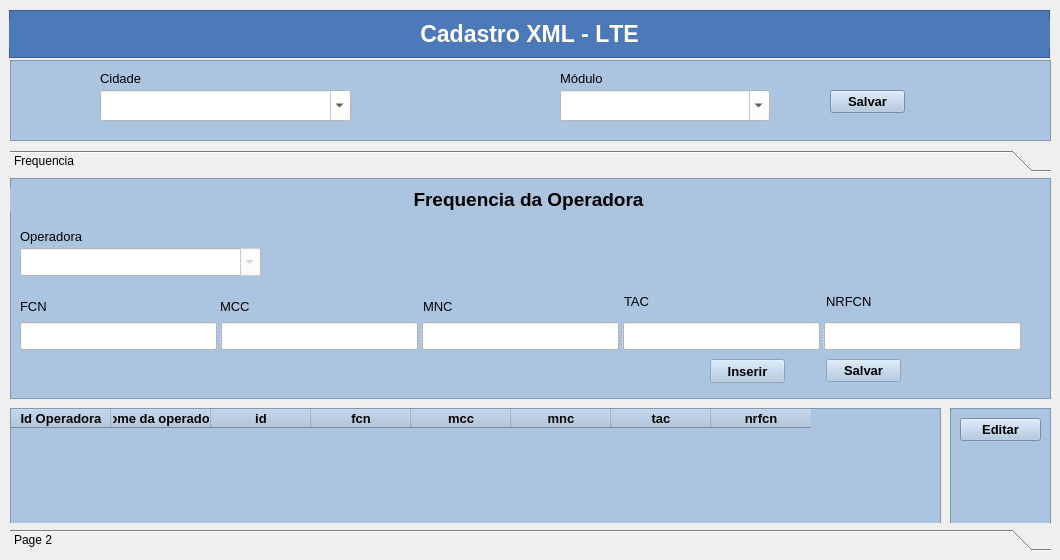
<?xml version="1.0" encoding="UTF-8"?>
<ui version="4.0">
 <class>MainWindow</class>
 <widget class="QMainWindow" name="MainWindow">
  <property name="geometry">
   <rect>
    <x>0</x>
    <y>0</y>
    <width>1060</width>
    <height>560</height>
   </rect>
  </property>
  <property name="windowTitle">
   <string>MainWindow</string>
  </property>
  <widget class="QWidget" name="centralwidget">
   <widget class="QFrame" name="frame_cid_mod">
    <property name="geometry">
     <rect>
      <x>10</x>
      <y>60</y>
      <width>1041</width>
      <height>81</height>
     </rect>
    </property>
    <property name="styleSheet">
     <string notr="true">background-color: rgb(171, 196, 223);</string>
    </property>
    <property name="frameShape">
     <enum>QFrame::StyledPanel</enum>
    </property>
    <property name="frameShadow">
     <enum>QFrame::Raised</enum>
    </property>
    <widget class="QPushButton" name="btn_salvar_mod">
     <property name="geometry">
      <rect>
       <x>820</x>
       <y>30</y>
       <width>75</width>
       <height>23</height>
      </rect>
     </property>
     <property name="font">
      <font>
       <pointsize>10</pointsize>
       <weight>75</weight>
       <bold>true</bold>
      </font>
     </property>
     <property name="text">
      <string>Salvar</string>
     </property>
    </widget>
    <widget class="QLabel" name="label_cidade_2">
     <property name="enabled">
      <bool>true</bool>
     </property>
     <property name="geometry">
      <rect>
       <x>90</x>
       <y>10</y>
       <width>58</width>
       <height>16</height>
      </rect>
     </property>
     <property name="font">
      <font>
       <pointsize>10</pointsize>
       <weight>50</weight>
       <bold>false</bold>
      </font>
     </property>
     <property name="text">
      <string>Cidade</string>
     </property>
     <property name="alignment">
      <set>Qt::AlignLeading|Qt::AlignLeft|Qt::AlignVCenter</set>
     </property>
    </widget>
    <widget class="QLabel" name="label_12">
     <property name="geometry">
      <rect>
       <x>550</x>
       <y>10</y>
       <width>78</width>
       <height>16</height>
      </rect>
     </property>
     <property name="font">
      <font>
       <pointsize>10</pointsize>
       <weight>50</weight>
       <bold>false</bold>
      </font>
     </property>
     <property name="text">
      <string>Módulo</string>
     </property>
     <property name="alignment">
      <set>Qt::AlignLeading|Qt::AlignLeft|Qt::AlignVCenter</set>
     </property>
    </widget>
    <widget class="QComboBox" name="cbo_cidade">
     <property name="geometry">
      <rect>
       <x>90</x>
       <y>30</y>
       <width>251</width>
       <height>31</height>
      </rect>
     </property>
     <property name="styleSheet">
      <string notr="true">background-color: rgb(255, 255, 255);</string>
     </property>
     <property name="editable">
      <bool>true</bool>
     </property>
     <item>
      <property name="text">
       <string/>
      </property>
     </item>
     <item>
      <property name="text">
       <string>São Paulo</string>
      </property>
     </item>
     <item>
      <property name="text">
       <string>Campinas</string>
      </property>
     </item>
    </widget>
    <widget class="QComboBox" name="cbo_modulo">
     <property name="geometry">
      <rect>
       <x>550</x>
       <y>30</y>
       <width>210</width>
       <height>31</height>
      </rect>
     </property>
     <property name="styleSheet">
      <string notr="true">background-color: rgb(255, 255, 255);</string>
     </property>
     <property name="editable">
      <bool>true</bool>
     </property>
     <item>
      <property name="text">
       <string/>
      </property>
     </item>
     <item>
      <property name="text">
       <string>Módulo B1</string>
      </property>
     </item>
     <item>
      <property name="text">
       <string>Módulo B3</string>
      </property>
     </item>
     <item>
      <property name="text">
       <string>Módulo B7</string>
      </property>
     </item>
     <item>
      <property name="text">
       <string>Módulo B28</string>
      </property>
     </item>
    </widget>
   </widget>
   <widget class="QFrame" name="frame_desc">
    <property name="geometry">
     <rect>
      <x>9</x>
      <y>10</y>
      <width>1041</width>
      <height>48</height>
     </rect>
    </property>
    <property name="styleSheet">
     <string notr="true">background-color: rgb(76, 121, 183);</string>
    </property>
    <property name="frameShape">
     <enum>QFrame::StyledPanel</enum>
    </property>
    <property name="frameShadow">
     <enum>QFrame::Raised</enum>
    </property>
    <widget class="QLabel" name="text_top">
     <property name="geometry">
      <rect>
       <x>0</x>
       <y>10</y>
       <width>1041</width>
       <height>28</height>
      </rect>
     </property>
     <property name="font">
      <font>
       <pointsize>17</pointsize>
       <weight>75</weight>
       <bold>true</bold>
       <kerning>false</kerning>
      </font>
     </property>
     <property name="styleSheet">
      <string notr="true">color: rgb(255, 255, 255);</string>
     </property>
     <property name="text">
      <string>Cadastro XML - LTE</string>
     </property>
     <property name="textFormat">
      <enum>Qt::AutoText</enum>
     </property>
     <property name="scaledContents">
      <bool>false</bool>
     </property>
     <property name="alignment">
      <set>Qt::AlignCenter</set>
     </property>
    </widget>
   </widget>
   <widget class="QToolBox" name="toolBox">
    <property name="geometry">
     <rect>
      <x>10</x>
      <y>150</y>
      <width>1041</width>
      <height>401</height>
     </rect>
    </property>
    <property name="currentIndex">
     <number>0</number>
    </property>
    <widget class="QWidget" name="frequencia">
     <property name="geometry">
      <rect>
       <x>0</x>
       <y>0</y>
       <width>1041</width>
       <height>347</height>
      </rect>
     </property>
     <attribute name="label">
      <string>Frequencia</string>
     </attribute>
     <widget class="QTableWidget" name="table">
      <property name="geometry">
       <rect>
        <x>0</x>
        <y>230</y>
        <width>931</width>
        <height>121</height>
       </rect>
      </property>
      <property name="font">
       <font>
        <pointsize>10</pointsize>
        <weight>75</weight>
        <bold>true</bold>
       </font>
      </property>
      <property name="styleSheet">
       <string notr="true">background-color: rgb(171, 196, 223);</string>
      </property>
      <property name="gridStyle">
       <enum>Qt::SolidLine</enum>
      </property>
      <property name="sortingEnabled">
       <bool>false</bool>
      </property>
      <property name="wordWrap">
       <bool>true</bool>
      </property>
      <property name="rowCount">
       <number>0</number>
      </property>
      <column>
       <property name="text">
        <string>Id Operadora</string>
       </property>
      </column>
      <column>
       <property name="text">
        <string>Nome da operadora</string>
       </property>
      </column>
      <column>
       <property name="text">
        <string>id</string>
       </property>
      </column>
      <column>
       <property name="text">
        <string>fcn</string>
       </property>
      </column>
      <column>
       <property name="text">
        <string>mcc</string>
       </property>
      </column>
      <column>
       <property name="text">
        <string>mnc</string>
       </property>
      </column>
      <column>
       <property name="text">
        <string>tac</string>
       </property>
      </column>
      <column>
       <property name="text">
        <string>nrfcn</string>
       </property>
      </column>
     </widget>
     <widget class="QFrame" name="frame_3">
      <property name="geometry">
       <rect>
        <x>940</x>
        <y>230</y>
        <width>101</width>
        <height>121</height>
       </rect>
      </property>
      <property name="styleSheet">
       <string notr="true">background-color: rgb(171, 196, 223);</string>
      </property>
      <property name="frameShape">
       <enum>QFrame::StyledPanel</enum>
      </property>
      <property name="frameShadow">
       <enum>QFrame::Raised</enum>
      </property>
      <layout class="QVBoxLayout" name="verticalLayout_4">
       <item>
        <widget class="QPushButton" name="pushButton_3">
         <property name="font">
          <font>
           <pointsize>10</pointsize>
           <weight>75</weight>
           <bold>true</bold>
          </font>
         </property>
         <property name="text">
          <string>Editar</string>
         </property>
        </widget>
       </item>
       <item>
        <spacer name="verticalSpacer">
         <property name="orientation">
          <enum>Qt::Vertical</enum>
         </property>
         <property name="sizeHint" stdset="0">
          <size>
           <width>20</width>
           <height>40</height>
          </size>
         </property>
        </spacer>
       </item>
      </layout>
     </widget>
     <widget class="QFrame" name="frame_freq">
      <property name="enabled">
       <bool>false</bool>
      </property>
      <property name="geometry">
       <rect>
        <x>0</x>
        <y>0</y>
        <width>1041</width>
        <height>221</height>
       </rect>
      </property>
      <property name="styleSheet">
       <string notr="true">background-color: rgb(171, 196, 223);</string>
      </property>
      <property name="frameShape">
       <enum>QFrame::StyledPanel</enum>
      </property>
      <property name="frameShadow">
       <enum>QFrame::Raised</enum>
      </property>
      <widget class="QLabel" name="label_SIB3CELLID">
       <property name="geometry">
        <rect>
         <x>816</x>
         <y>115</y>
         <width>65</width>
         <height>16</height>
        </rect>
       </property>
       <property name="font">
        <font>
         <family>MS Shell Dlg 2</family>
         <pointsize>10</pointsize>
         <weight>9</weight>
         <italic>false</italic>
         <bold>false</bold>
        </font>
       </property>
       <property name="layoutDirection">
        <enum>Qt::LeftToRight</enum>
       </property>
       <property name="styleSheet">
        <string notr="true">font: 75 10pt &quot;MS Shell Dlg 2&quot;;

color: rgb(0, 0, 0);</string>
       </property>
       <property name="text">
        <string>NRFCN</string>
       </property>
       <property name="alignment">
        <set>Qt::AlignLeading|Qt::AlignLeft|Qt::AlignVCenter</set>
       </property>
      </widget>
      <widget class="QLabel" name="label_fcn">
       <property name="geometry">
        <rect>
         <x>10</x>
         <y>120</y>
         <width>161</width>
         <height>16</height>
        </rect>
       </property>
       <property name="font">
        <font>
         <family>MS Shell Dlg 2</family>
         <pointsize>10</pointsize>
         <weight>9</weight>
         <italic>false</italic>
         <bold>false</bold>
        </font>
       </property>
       <property name="layoutDirection">
        <enum>Qt::LeftToRight</enum>
       </property>
       <property name="styleSheet">
        <string notr="true">font: 75 10pt &quot;MS Shell Dlg 2&quot;;

color: rgb(0, 0, 0);</string>
       </property>
       <property name="text">
        <string>FCN</string>
       </property>
       <property name="alignment">
        <set>Qt::AlignLeading|Qt::AlignLeft|Qt::AlignVCenter</set>
       </property>
      </widget>
      <widget class="QLabel" name="label_8">
       <property name="geometry">
        <rect>
         <x>614</x>
         <y>115</y>
         <width>141</width>
         <height>16</height>
        </rect>
       </property>
       <property name="font">
        <font>
         <family>MS Shell Dlg 2</family>
         <pointsize>10</pointsize>
         <weight>9</weight>
         <italic>false</italic>
         <bold>false</bold>
        </font>
       </property>
       <property name="layoutDirection">
        <enum>Qt::LeftToRight</enum>
       </property>
       <property name="styleSheet">
        <string notr="true">font: 75 10pt &quot;MS Shell Dlg 2&quot;;

color: rgb(0, 0, 0);</string>
       </property>
       <property name="text">
        <string>TAC</string>
       </property>
       <property name="alignment">
        <set>Qt::AlignLeading|Qt::AlignLeft|Qt::AlignVCenter</set>
       </property>
      </widget>
      <widget class="QLabel" name="label_mcc">
       <property name="geometry">
        <rect>
         <x>210</x>
         <y>120</y>
         <width>171</width>
         <height>16</height>
        </rect>
       </property>
       <property name="font">
        <font>
         <family>MS Shell Dlg 2</family>
         <pointsize>10</pointsize>
         <weight>9</weight>
         <italic>false</italic>
         <bold>false</bold>
        </font>
       </property>
       <property name="layoutDirection">
        <enum>Qt::LeftToRight</enum>
       </property>
       <property name="styleSheet">
        <string notr="true">font: 75 10pt &quot;MS Shell Dlg 2&quot;;

color: rgb(0, 0, 0);</string>
       </property>
       <property name="text">
        <string>MCC</string>
       </property>
       <property name="alignment">
        <set>Qt::AlignLeading|Qt::AlignLeft|Qt::AlignVCenter</set>
       </property>
      </widget>
      <widget class="QLabel" name="label_freq">
       <property name="enabled">
        <bool>false</bool>
       </property>
       <property name="geometry">
        <rect>
         <x>-2</x>
         <y>10</y>
         <width>1041</width>
         <height>23</height>
        </rect>
       </property>
       <property name="font">
        <font>
         <pointsize>14</pointsize>
         <weight>75</weight>
         <bold>true</bold>
        </font>
       </property>
       <property name="styleSheet">
        <string notr="true">color: rgb(0, 0, 0);</string>
       </property>
       <property name="text">
        <string>Frequencia da Operadora</string>
       </property>
       <property name="alignment">
        <set>Qt::AlignCenter</set>
       </property>
      </widget>
      <widget class="QLabel" name="label_mnc">
       <property name="geometry">
        <rect>
         <x>413</x>
         <y>120</y>
         <width>151</width>
         <height>16</height>
        </rect>
       </property>
       <property name="font">
        <font>
         <family>MS Shell Dlg 2</family>
         <pointsize>10</pointsize>
         <weight>9</weight>
         <italic>false</italic>
         <bold>false</bold>
        </font>
       </property>
       <property name="layoutDirection">
        <enum>Qt::LeftToRight</enum>
       </property>
       <property name="styleSheet">
        <string notr="true">font: 75 10pt &quot;MS Shell Dlg 2&quot;;

color: rgb(0, 0, 0);</string>
       </property>
       <property name="text">
        <string>MNC</string>
       </property>
       <property name="alignment">
        <set>Qt::AlignLeading|Qt::AlignLeft|Qt::AlignVCenter</set>
       </property>
      </widget>
      <widget class="QPushButton" name="btn_inserir">
       <property name="enabled">
        <bool>false</bool>
       </property>
       <property name="geometry">
        <rect>
         <x>700</x>
         <y>181</y>
         <width>75</width>
         <height>24</height>
        </rect>
       </property>
       <property name="font">
        <font>
         <pointsize>10</pointsize>
         <weight>75</weight>
         <bold>true</bold>
        </font>
       </property>
       <property name="styleSheet">
        <string notr="true">color: rgb(0, 0, 0);</string>
       </property>
       <property name="text">
        <string>Inserir</string>
       </property>
      </widget>
      <widget class="QPushButton" name="btn_salvar_freq">
       <property name="geometry">
        <rect>
         <x>816</x>
         <y>181</y>
         <width>75</width>
         <height>23</height>
        </rect>
       </property>
       <property name="font">
        <font>
         <pointsize>10</pointsize>
         <weight>75</weight>
         <bold>true</bold>
        </font>
       </property>
       <property name="styleSheet">
        <string notr="true">color: rgb(0, 0, 0);</string>
       </property>
       <property name="text">
        <string>Salvar</string>
       </property>
      </widget>
      <widget class="QComboBox" name="cbo_cidade_2">
       <property name="enabled">
        <bool>false</bool>
       </property>
       <property name="geometry">
        <rect>
         <x>10</x>
         <y>70</y>
         <width>241</width>
         <height>28</height>
        </rect>
       </property>
       <property name="styleSheet">
        <string notr="true">background-color: rgb(255, 255, 255);</string>
       </property>
       <property name="editable">
        <bool>true</bool>
       </property>
       <item>
        <property name="text">
         <string/>
        </property>
       </item>
       <item>
        <property name="text">
         <string>Oi</string>
        </property>
       </item>
       <item>
        <property name="text">
         <string>Claro</string>
        </property>
       </item>
       <item>
        <property name="text">
         <string>Vivo</string>
        </property>
       </item>
       <item>
        <property name="text">
         <string>Tim</string>
        </property>
       </item>
      </widget>
      <widget class="QLabel" name="label_cidade">
       <property name="enabled">
        <bool>false</bool>
       </property>
       <property name="geometry">
        <rect>
         <x>10</x>
         <y>50</y>
         <width>181</width>
         <height>16</height>
        </rect>
       </property>
       <property name="font">
        <font>
         <pointsize>10</pointsize>
         <weight>50</weight>
         <bold>false</bold>
        </font>
       </property>
       <property name="styleSheet">
        <string notr="true">color: rgb(0, 0, 0);</string>
       </property>
       <property name="text">
        <string>Operadora</string>
       </property>
       <property name="alignment">
        <set>Qt::AlignLeading|Qt::AlignLeft|Qt::AlignVCenter</set>
       </property>
      </widget>
      <widget class="QSplitter" name="splitter_2">
       <property name="geometry">
        <rect>
         <x>10</x>
         <y>144</y>
         <width>1001</width>
         <height>28</height>
        </rect>
       </property>
       <property name="orientation">
        <enum>Qt::Horizontal</enum>
       </property>
       <widget class="QLineEdit" name="lineEdit_fcn">
        <property name="styleSheet">
         <string notr="true">background-color: rgb(255, 255, 255);</string>
        </property>
       </widget>
       <widget class="QLineEdit" name="lineEdit_mcc">
        <property name="styleSheet">
         <string notr="true">background-color: rgb(255, 255, 255);</string>
        </property>
       </widget>
       <widget class="QLineEdit" name="lineEdit_mnc">
        <property name="styleSheet">
         <string notr="true">background-color: rgb(255, 255, 255);</string>
        </property>
       </widget>
       <widget class="QLineEdit" name="lineEdit_lai">
        <property name="styleSheet">
         <string notr="true">background-color: rgb(255, 255, 255);</string>
        </property>
       </widget>
       <widget class="QLineEdit" name="lineEdit_SIB3CELLID">
        <property name="styleSheet">
         <string notr="true">background-color: rgb(255, 255, 255);</string>
        </property>
       </widget>
      </widget>
     </widget>
    </widget>
    <widget class="QWidget" name="page_4">
     <property name="geometry">
      <rect>
       <x>0</x>
       <y>0</y>
       <width>1041</width>
       <height>347</height>
      </rect>
     </property>
     <attribute name="label">
      <string>Page 2</string>
     </attribute>
    </widget>
   </widget>
  </widget>
 </widget>
 <resources/>
 <connections/>
</ui>
